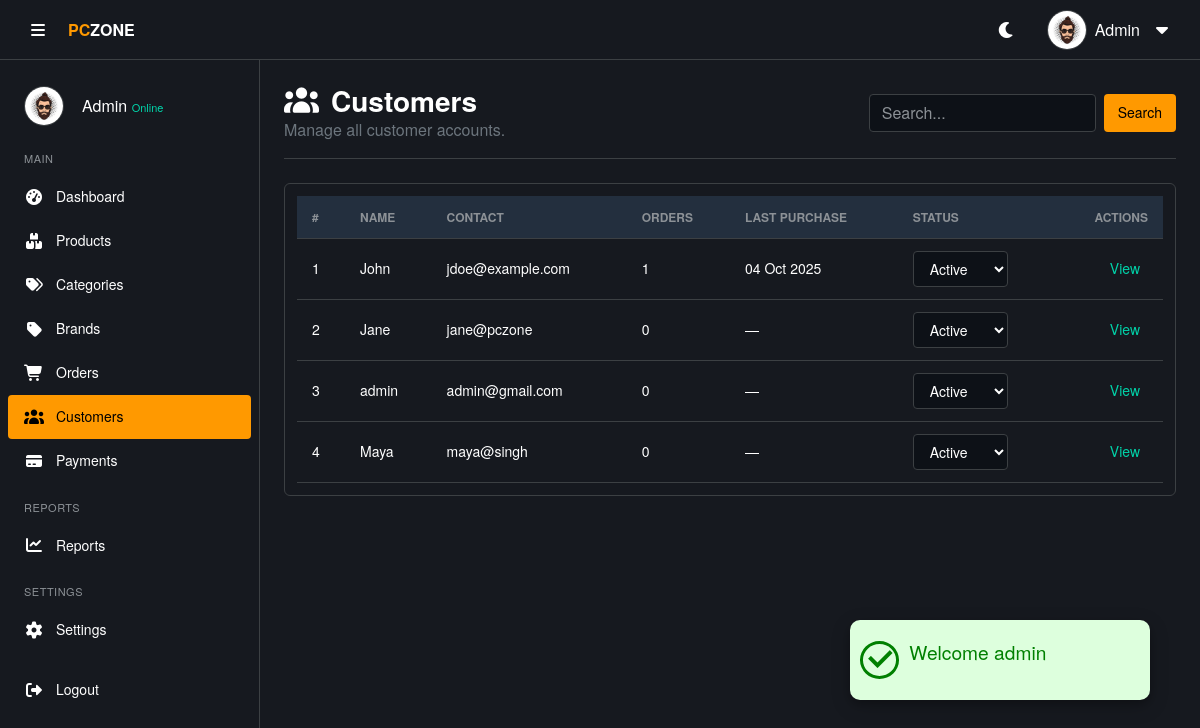
/admin/customers.php (signed in), run on an earlier commit of the app's database.
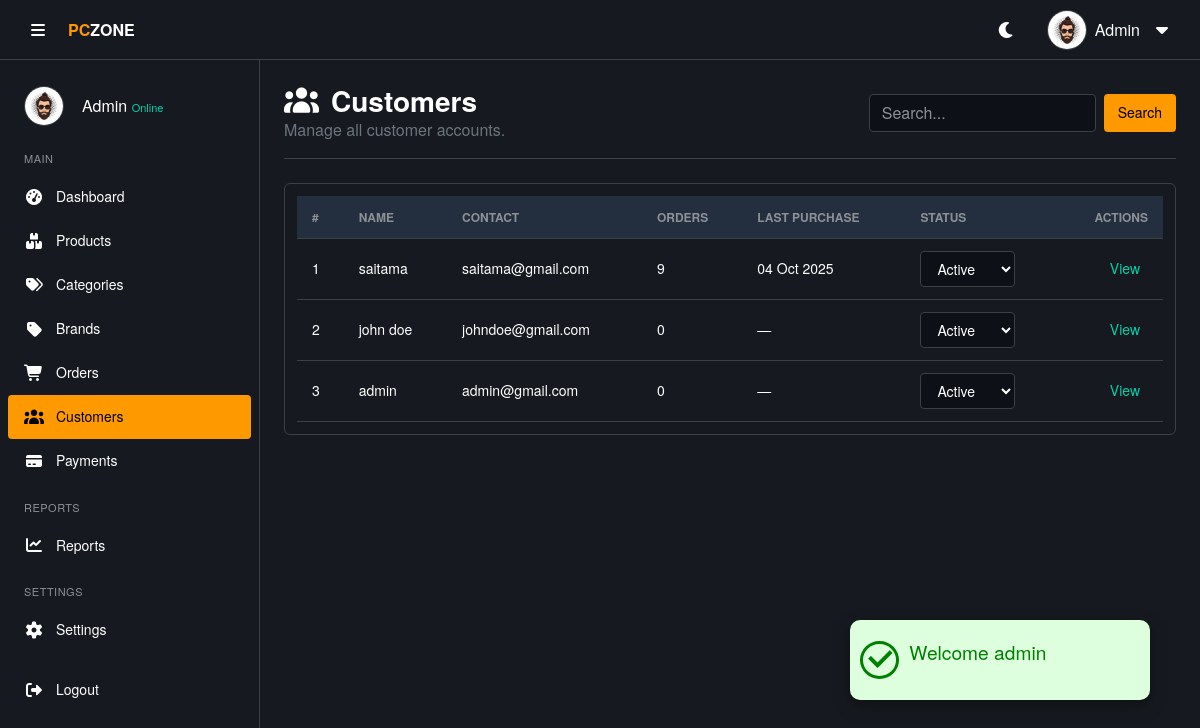
And on a later commit of the database.
### tables this page shows
CREATE TABLE IF NOT EXISTS `users` (
  `user_id` int NOT NULL AUTO_INCREMENT,
  `username` varchar(150) DEFAULT NULL,
  `email` varchar(100) NOT NULL,
  `password` varchar(255) NOT NULL,
  `date_of_birth` date DEFAULT NULL,
  `gender` enum('Male','Female','Other') DEFAULT NULL,
  `phone` varchar(20) DEFAULT NULL,
  `email_verified` tinyint(1) DEFAULT '0',
  `role` enum('admin','user') NOT NULL DEFAULT 'user',
  `status` enum('active','inactive') DEFAULT 'active',
  `last_login` datetime DEFAULT NULL,
  `created_at` timestamp NULL DEFAULT CURRENT_TIMESTAMP,
  `updated_at` timestamp NULL DEFAULT CURRENT_TIMESTAMP ON UPDATE CURRENT_TIMESTAMP,
  PRIMARY KEY (`user_id`),
  UNIQUE KEY `email` (`email`)
);

### includes/functions.php (called while the page is built, shortened)
<?php
function e($v)
{
  return htmlspecialchars($v ?? '');
}

### admin/customers.php (the view, shortened to what this page needs)
<?php
require('../includes/functions.php');
$search = trim($_GET['q'] ?? '');
$whereClause = '';
$sql = "
    SELECT u.*,
           MAX(o.created_at) AS last_order,
           COUNT(o.order_id) AS orders_count,
           COALESCE(SUM(o.total_price), 0) AS total_purchases
    FROM users u
    LEFT JOIN orders o ON o.user_id = u.user_id
    $whereClause
    GROUP BY u.user_id
    ORDER BY last_order DESC, u.created_at DESC
";
$result = $conn->query($sql);
if ($result) {
  $customers = $result->fetch_all(MYSQLI_ASSOC);
} else {
  $customers = [];
}
?>
<!DOCTYPE html>
<html lang="en">
<head>
  <?php require('./includes/header-link.php') ?>
</head>
<body>
  <?php require('./includes/alert.php');
  include './includes/header.php';
  include './includes/sidebar.php';
  ?>
  <main class="main-content">
    <div class="page-header">
      <div>
        <h2><i class="fas fa-users"></i> Customers</h2>
        <p class="text-muted mb-0">Manage all customer accounts.</p>
      </div>
      <form class="d-flex" method="get" action="customers.php">
        <input name="q" class="search-input" placeholder="Search..." value="<?= e($search) ?>">
        <button class="btn-add ms-2" type="submit">Search</button>
      </form>
    </div>
    <div class="table-container">
      <table class="data-table">
        <thead>
          <tr>
            <th>#</th>
            <th>Name</th>
            <th>Contact</th>
            <th>Orders</th>
            <th>Last Purchase</th>
            <th>Status</th>
            <th class="text-end">Actions</th>
          </tr>
        </thead>
        <tbody>
          <?php if (!empty($customers)): ?>
            <?php foreach ($customers as $index => $customer): ?>
              <tr>
                <td><?= $index + 1; ?></td>
                <td><?= e($customer['username']); ?></td>
                <td><?= e($customer['email']); ?></td>
                <td><?= (int)$customer['orders_count']; ?></td>
                <td><?= $customer['last_order'] ? date('d M Y', strtotime($customer['last_order'])) : '—'; ?></td>
                <td>
                  <form method="post" class="d-inline">
                    <select name="status" class="status-select" onchange="this.form.submit()">
                      <option value="active" <?= $customer['status'] === 'active' ? 'selected' : '' ?>>Active</option>
                    </select>
                  </form>
                </td>
                <td class="text-end">
                  <a href="customer_view.php?id=<?= (int)$customer['user_id'] ?>" class="btn-edit">View</a>
                </td>
              </tr>
            <?php endforeach; ?>
          <?php else: ?>
            <tr>
              <td colspan="7" class="text-center py-4">No customers found.</td>
            </tr>
          <?php endif; ?>
        </tbody>
      </table>
    </div>
  </main>
</body>
</html>

What changed in the data, as far as the page shows it:
removed users: username "John", email "jdoe@example.com", orders_count "1", last_order "04 Oct 2025", status "Active"
removed users: username "Jane", email "jane@pczone", orders_count "0", status "Active"
removed users: username "Maya", email "maya@singh", orders_count "0", status "Active"
added users: username "saitama", email "saitama@gmail.com", orders_count "9", last_order "04 Oct 2025", status "Active"
added users: username "john doe", email "johndoe@gmail.com", orders_count "0", status "Active"
